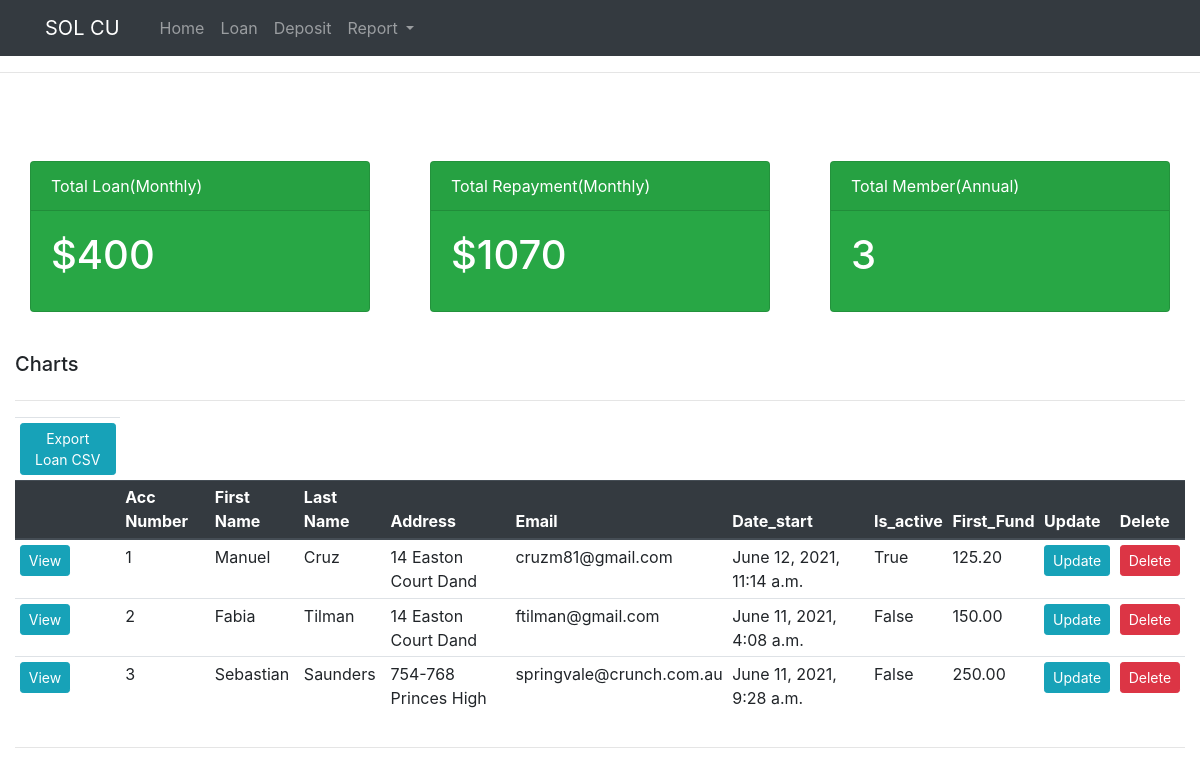
The page / on the database its author committed.
### information_system/models.py (models this page shows, shortened)
class Members(models.Model):
    AccountNumber=models.IntegerField()
    FirstName=models.CharField(max_length=20, null=True, blank=True)
    LastName = models.CharField(max_length=20, null=True, blank=True)
    Address = models.CharField(max_length=20, null=True, blank=True)
    Email = models.EmailField()
    Mobile=models.DecimalField(max_digits=13, decimal_places=2)
    Date_start=models.DateTimeField(auto_now=True)
    Is_active=models.BooleanField(default=False)
    Base_fund=models.DecimalField(max_digits=6, decimal_places=2)
    class Meta:
        verbose_name_plural = "Members"

### information_system/views.py (the view)
# urls.py: 2. Add a URL to urlpatterns:  path('', views.home, name='home')
def home(request):
    total_dep = Deposits.objects.aggregate(mytotal=Sum('Amount_deposit'))
    total_loan = Loans.objects.aggregate(myloan=Sum('Amount_loan'))
    maximum_dep = Deposits.objects.aggregate(mymax=Avg('Amount_deposit'))
    member_list=Members.objects.all()
    total_members=member_list.count()
    context={'member_list':member_list,'total_members':total_members,'total_dep':total_dep,'maximum_dep':maximum_dep,'total_loan':total_loan}
    return render(request,'information_system/home.html',context)

### information_system/Templates/information_system/home.html (shortened to what this page needs)
{%extends 'information_system/Main.html'%}
{%load static%}
{% block content %}
<br>
<br>
<div class="row">
	<div class="col">
		<div class="col-md">
			<div class="card text-white bg-success mb-3" style="max-width: 25rem;">
  <div class="card-header">Total Loan(Monthly)</div>
  <div class="card-body">
    <h1 class="card-title">${{total_loan.myloan}}</h1>
  </div>
</div>
		</div>
	</div>
	<div class="col">
		<div class="col-md">
			<div class="card text-white bg-success mb-3" style="max-width: 25rem;">
  <div class="card-header">Total Repayment(Monthly)</div>
  <div class="card-body">
    <h1 class="card-title">${{total_dep.mytotal}}</h1>
  </div>
</div>
		</div>
	</div>
	<div class="col">
		<div class="col-md">
			<div class="card text-white bg-success mb-3" style="max-width: 25rem;">
  <div class="card-header">Total Member(Annual)</div>
  <div class="card-body">
    <h1 class="card-title">{{total_members}}</h1>
  </div>
</div>
		</div>
	</div>
</div>
<br>
<div class="row">
	<div class="col-md-9" center-block">
		<h5>Charts</h5>
	</div>
</div>
<hr>
<div class="row">
	<div class="col-md-12 ">
<div class="table-responsive">
		     <table class="table table-sm">
            <thead class="thead-dark">
             <tr>
                    <td><a class="btn btn-sm btn-info" href="{% url 'export' %}">Export Loan CSV</a> </td>
              </tr>
        <th></th>
      	<th scope="col">Acc Number</th>
      	<th scope="col">First Name</th>
      	<th scope="col">Last Name</th>
      	<th scope="col">Address</th>
      	<th scope="col">Email</th>
      	<th scope="col">Date_start</th>
       	<th scope="col">Is_active</th>
       	<th scope="col">First_Fund</th>
        <th scope="col">Update</th>
        <th scope="col">Delete</th>
  </thead>
  <tbody>
     {%for member in member_list%}
                    <tr>
                        <td><a class="btn btn-sm btn-info"	href="{% url 'members' member.id %}">View</a></td>
                        <td>{{member.AccountNumber}}</td>
                        <td>{{member.FirstName}}</td>
                        <td>{{member.LastName}}</td>
                        <td>{{member.Address}}</td>
                        <td>{{member.Email}}</td>
                        <td>{{member.Date_start}}</td>
                        <td>{{member.Is_active}}</td>
                        <td>{{member.Base_fund}}</td>
                        <td><a class="btn btn-sm btn-info"	href="{% url 'update' member.id %}">Update</a></td>
						<td><a class="btn btn-sm btn-danger" href="#">Delete</a> </td>
                    </tr>
    {%endfor%}
  </tbody>
</table>
	</div>
</div>
</div>
<hr>
{% endblock %}

### staticfiles/css2/main.css (style rules this page uses)
body { background-color: white }

### rows shown on the page
Members: AccountNumber "1", FirstName "Manuel", LastName "Cruz", Address "14 Easton Court Dand", Email "cruzm81@gmail.com", Date_start "June 12, 2021, 11:14 a.m.", Is_active "True", Base_fund "125.20"
Members: AccountNumber "2", FirstName "Fabia", LastName "Tilman", Address "14 Easton Court Dand", Email "ftilman@gmail.com", Date_start "June 11, 2021, 4:08 a.m.", Is_active "False", Base_fund "150.00"
Members: AccountNumber "3", FirstName "Sebastian", LastName "Saunders", Address "754-768 Princes High", Email "springvale@crunch.com.au", Date_start "June 11, 2021, 9:28 a.m.", Is_active "False", Base_fund "250.00"

### other values the page prints
{{ total_loan.myloan }} "400"
{{ total_dep.mytotal }} "1070"
{{ total_members }} "3"
